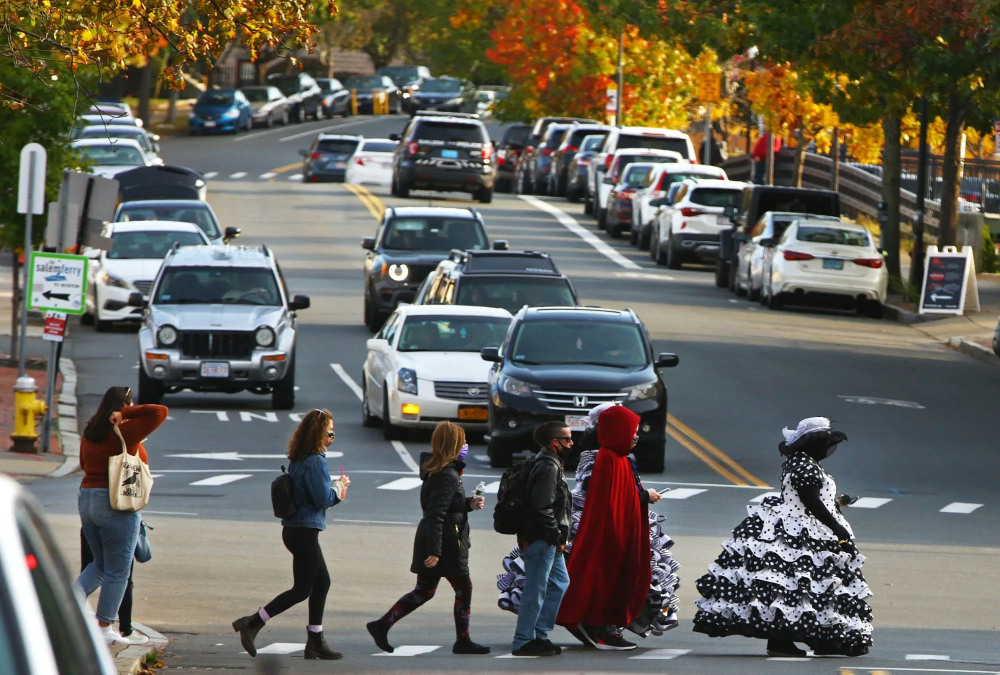
#> input picture images/pedestrian_and_car.jpg, 2000 x 1350 px (shown at 1/2 size)
$ python pedestrian_car_edge_segmentation.py   (older library calls are emulated)
#> lines starting #> are read from the running program, lines starting #| are printed output that depends on the picture; after the words box and inside, x2 and y2 are one past the last pixel; in counts of white or black regions, pixels touching at a corner belong together
"""
Compare Canny's precise-but-gappy edges against a recall-oriented, morphologically-closed
edge map on a street scene with a pedestrian and a car. Which one fits better depends on the
task, not just the industry: forming a closed outline (segmentation/masking) favors recall and
F1, while pinpointing an exact boundary position (lane lines, a tripwire) favors Canny's
localization -- true for both self-driving cars and security cameras.
"""

import os  # standard library module for file/path operations
import cv2  # OpenCV library for computer vision tasks
import numpy as np  # used to stack the comparison images side by side

image_path = os.path.join(os.path.dirname(__file__), "images", "pedestrian_and_car.jpg")
image = cv2.imread(image_path)
#> image is the input picture: shape (1350, 2000, 3); mean B, G, R 91.7, 100.9, 103

if image is None:  # cv2.imread returns None if the file wasn't found or couldn't be read
    raise FileNotFoundError(f"Could not load image at: {image_path}")

gray = cv2.cvtColor(image, cv2.COLOR_BGR2GRAY)
blurred = cv2.GaussianBlur(gray, (5, 5), 1)  # smoothing precedes differentiation to limit noise amplification

# "Security camera" detector: Canny, tuned for sharp, precise localization of each edge pixel
security_edges = cv2.Canny(blurred, 80, 160, L2gradient=True)
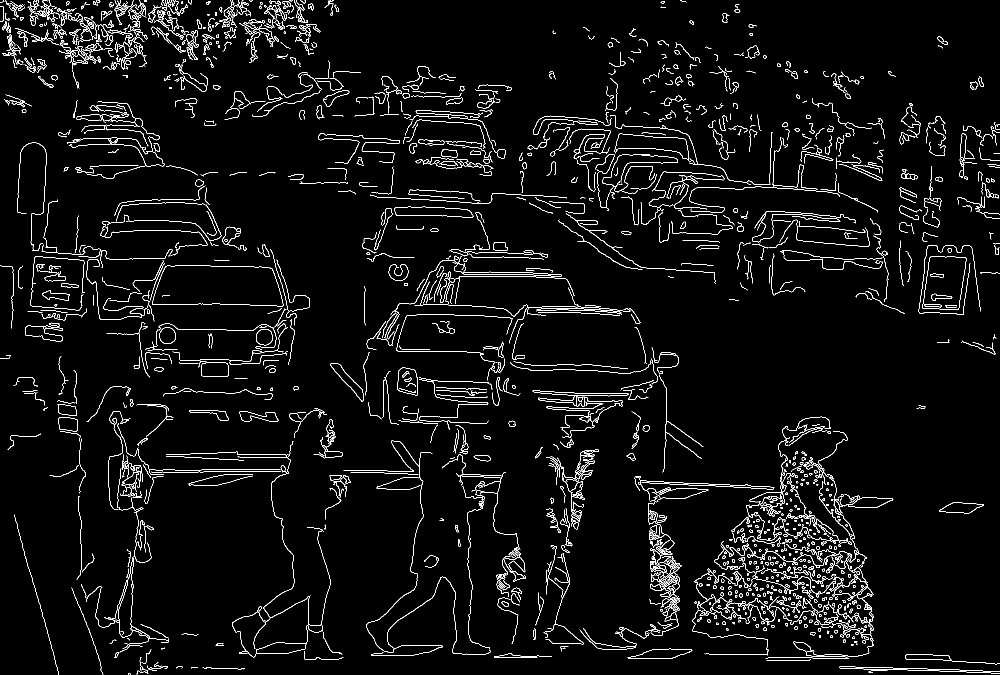
#> security_edges: shape (1350, 2000) (shown at 1/2 size); 3.9% white in thin lines or dots

# "Self-driving" detector: Sobel magnitude thresholded loosely, then morphologically closed so
# small contrast gaps along the pedestrian/car boundary don't leave the loop open
sobel_x = cv2.Sobel(blurred, cv2.CV_64F, 1, 0, ksize=3)
sobel_y = cv2.Sobel(blurred, cv2.CV_64F, 0, 1, ksize=3)
sobel_magnitude = cv2.convertScaleAbs(cv2.magnitude(sobel_x, sobel_y))
_, sobel_binary = cv2.threshold(sobel_magnitude, 40, 255, cv2.THRESH_BINARY)  # low threshold favors recall over precision
#> sobel_binary: shape (1350, 2000); 30.7% white; 2224 white regions (1506 under 20 px), largest, box (x1, y1, x2, y2) and area: (0, 0, 2000, 1350) 686617, (1906, 237, 2000, 514) 11162, (6, 745, 115, 914) 5349
kernel = cv2.getStructuringElement(cv2.MORPH_ELLIPSE, (5, 5))
closed_edges = cv2.morphologyEx(sobel_binary, cv2.MORPH_CLOSE, kernel, iterations=2)  # bridges small gaps into closed loops
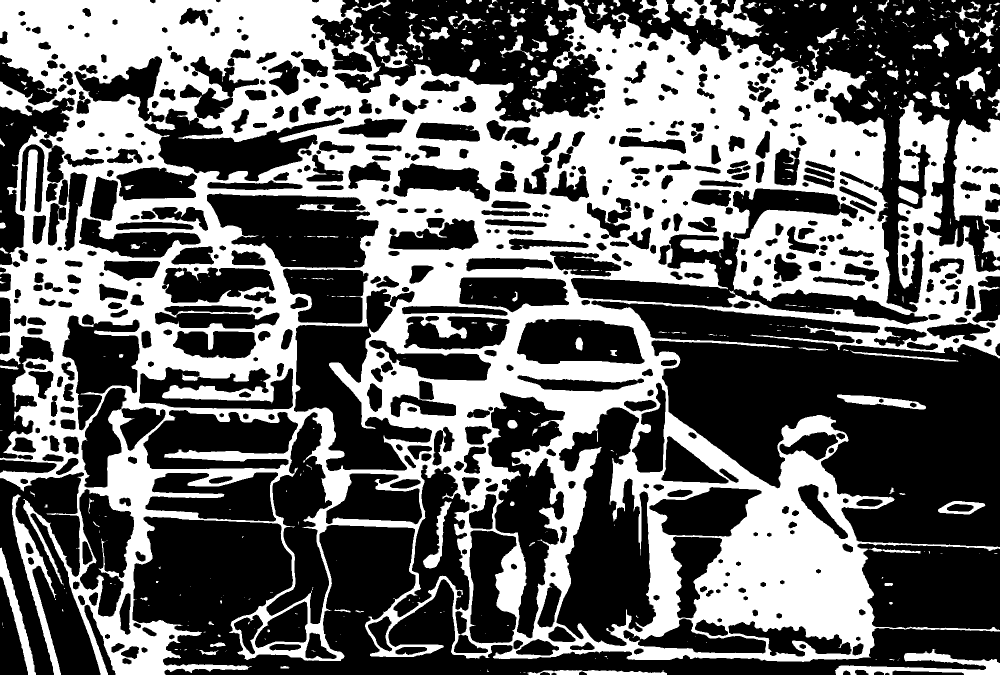
#> closed_edges: shape (1350, 2000) (shown at 1/2 size); 41.1% white; 533 white regions (349 under 20 px)

security_contours, _ = cv2.findContours(security_edges, cv2.RETR_EXTERNAL, cv2.CHAIN_APPROX_SIMPLE)
#> security_contours = 1588 contours, 1129 with area under 20; largest, box (x1, y1, x2, y2) and area: (1844, 513, 1933, 619) 7622, (788, 413, 947, 436) 2474, (795, 735, 836, 791) 1838, (464, 948, 661, 1315) 1799, (402, 725, 457, 754) 1462
driving_contours, _ = cv2.findContours(closed_edges, cv2.RETR_EXTERNAL, cv2.CHAIN_APPROX_SIMPLE)
#> driving_contours = 393 contours, 271 with area under 20; largest, box (x1, y1, x2, y2) and area: (0, 0, 2000, 1350) 1884685, (1906, 237, 2000, 533) 16676, (24, 989, 122, 1350) 6240, (1670, 1298, 2000, 1350) 5428, (1343, 0, 1527, 74) 5344

min_area = 500  # drop tiny contours so noise specks aren't counted as detected objects
security_regions = [c for c in security_contours if cv2.contourArea(c) > min_area]
#> security_regions = 14 contours; largest, box (x1, y1, x2, y2) and area: (1844, 513, 1933, 619) 7622, (788, 413, 947, 436) 2474, (795, 735, 836, 791) 1838, (464, 948, 661, 1315) 1799, (402, 725, 457, 754) 1462
driving_regions = [c for c in driving_contours if cv2.contourArea(c) > min_area]
#> driving_regions = 19 contours; largest, box (x1, y1, x2, y2) and area: (0, 0, 2000, 1350) 1884685, (1906, 237, 2000, 533) 16676, (24, 989, 122, 1350) 6240, (1670, 1298, 2000, 1350) 5428, (1343, 0, 1527, 74) 5344

security_overlay = image.copy()
cv2.drawContours(security_overlay, security_regions, -1, (0, 0, 255), 2)
#> security_overlay: shape (1350, 2000, 3); 0.51% of pixels changed, all inside (x1, y1, x2, y2) = (49, 412, 1934, 1316)

driving_overlay = image.copy()
cv2.drawContours(driving_overlay, driving_regions, -1, (0, 255, 0), 2)
#> driving_overlay: shape (1350, 2000, 3); 3.53% of pixels changed, all inside (x1, y1, x2, y2) = (0, 0, 2000, 1350)


def colorize_edges(edge_mask, color, background):
#> called with color = (0, 0, 255)
    colored = (background * 0.35).astype(np.uint8)  # dim the original photo so the colored edges pop against it
    colored[edge_mask > 0] = color
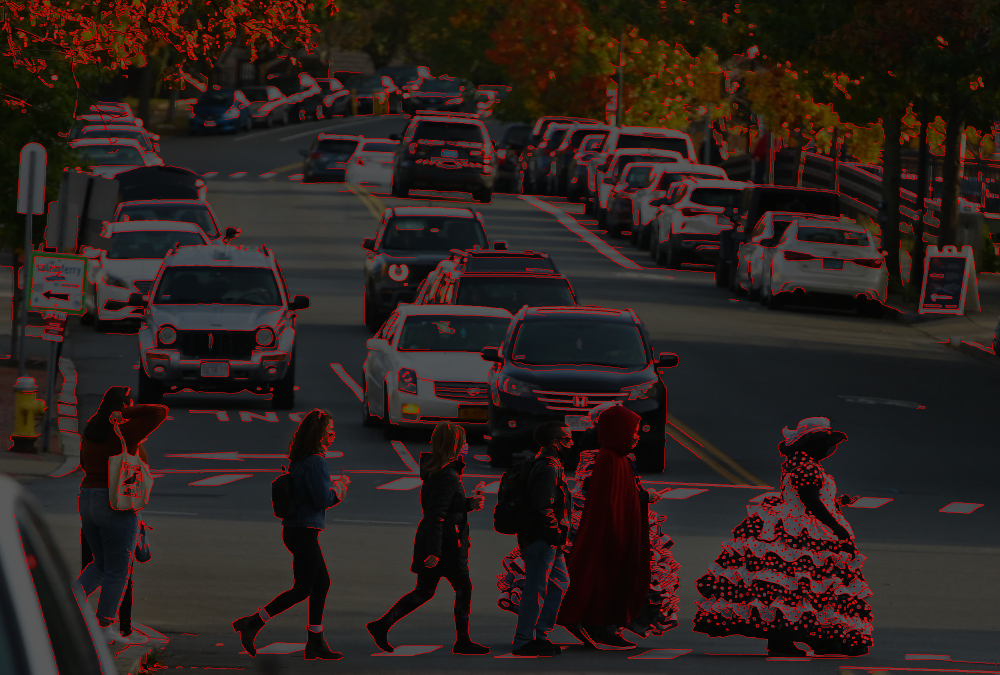
#> colored: shape (1350, 2000, 3) (shown at 1/2 size); mean B, G, R 30.1, 33.2, 43.8
    return colored


security_edges_color = colorize_edges(security_edges, (0, 0, 255), image)  # red, matching the Canny contour color
driving_edges_color = colorize_edges(closed_edges, (0, 255, 0), image)  # green, matching the closed-contour color
#> call 2 of colorize_edges, with color = (0, 255, 0)
#> in colorize_edges (call 2), `colored[edge_mask > 0] = color`:
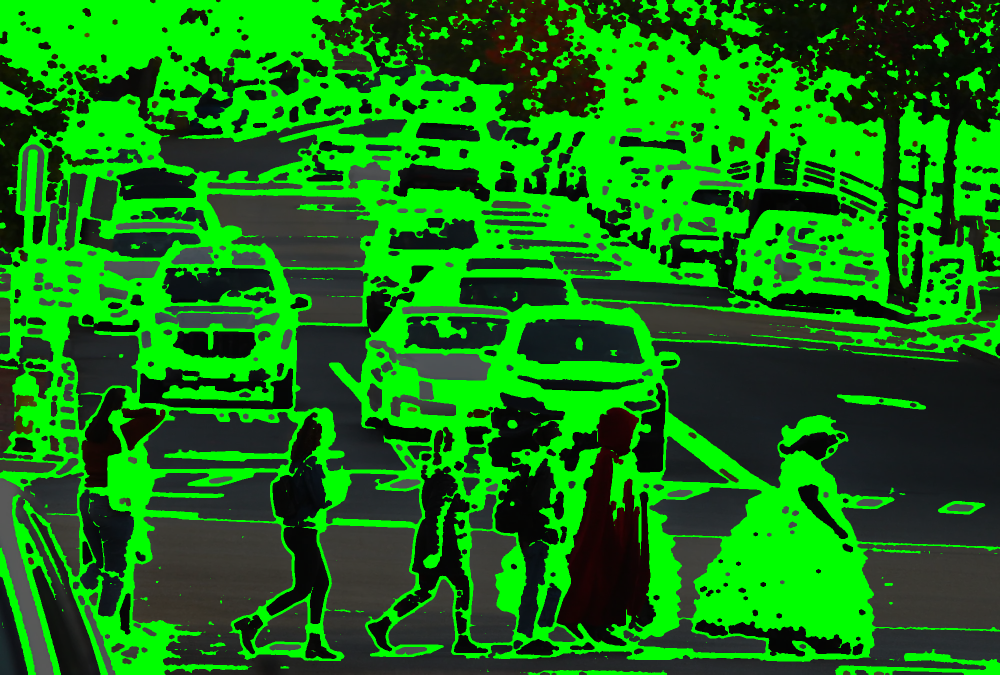
#> colored: shape (1350, 2000, 3) (shown at 1/2 size); mean B, G, R 17.7, 123.8, 18.8

print(f"Canny (precise localization): {len(security_regions)} closed region(s) above {min_area}px area")
#| Canny (precise localization): 14 closed region(s) above 500px area
print(f"Closed Sobel (closed contour): {len(driving_regions)} closed region(s) above {min_area}px area")
#| Closed Sobel (closed contour): 19 closed region(s) above 500px area

def label_panel(panel, text):
    labeled = panel.copy()
    band_height = max(40, labeled.shape[1] // 20)  # scale the label strip to the image's own width so it stays legible
#> band_height = 100
    font_scale = labeled.shape[1] / 1200
#> font_scale = 1.67
    thickness = max(2, labeled.shape[1] // 700)
#> thickness = 2
    cv2.rectangle(labeled, (0, 0), (labeled.shape[1], band_height), (0, 0, 0), cv2.FILLED)
    cv2.putText(labeled, text, (10, int(band_height * 0.7)), cv2.FONT_HERSHEY_SIMPLEX, font_scale, (255, 255, 255), thickness, cv2.LINE_AA)
    return labeled


output_dir = os.path.join(os.path.dirname(__file__), "output_images")
os.makedirs(output_dir, exist_ok=True)

edges_comparison = np.hstack((
    label_panel(security_edges_color, "Canny: precise localization (lane lines, tripwires)"),
    label_panel(driving_edges_color, "Higher recall / contour completeness (vehicles, people, silhouettes)"),
))
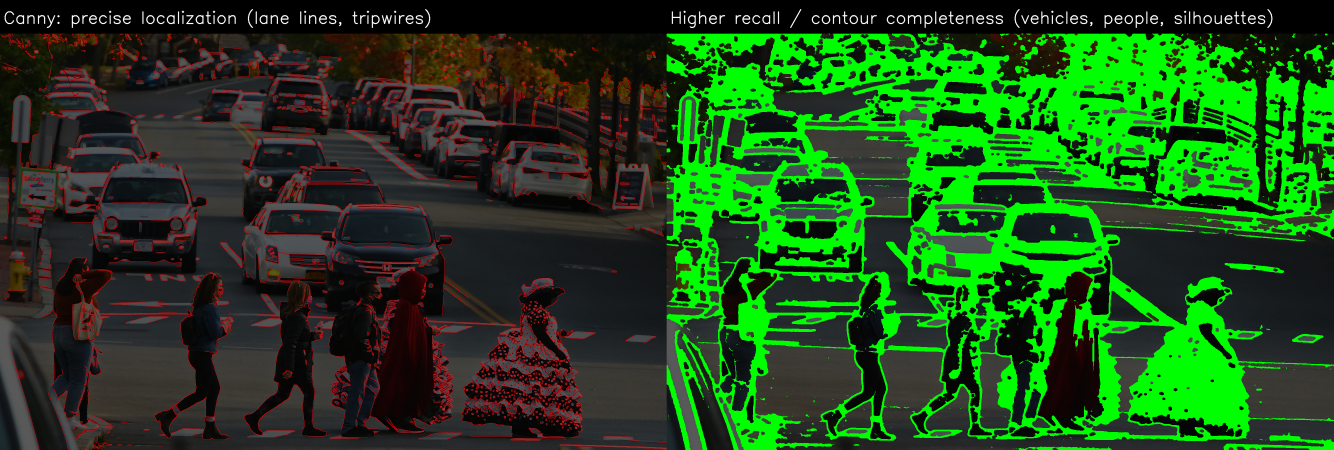
#> edges_comparison: shape (1350, 4000, 3) (shown at 1/3 size); mean B, G, R 24.6, 73.9, 30.3
contours_comparison = np.hstack((
    label_panel(security_overlay, "Canny contours: precise boundary position"),
    label_panel(driving_overlay, "Closed-contour segmentation: complete outline"),
))
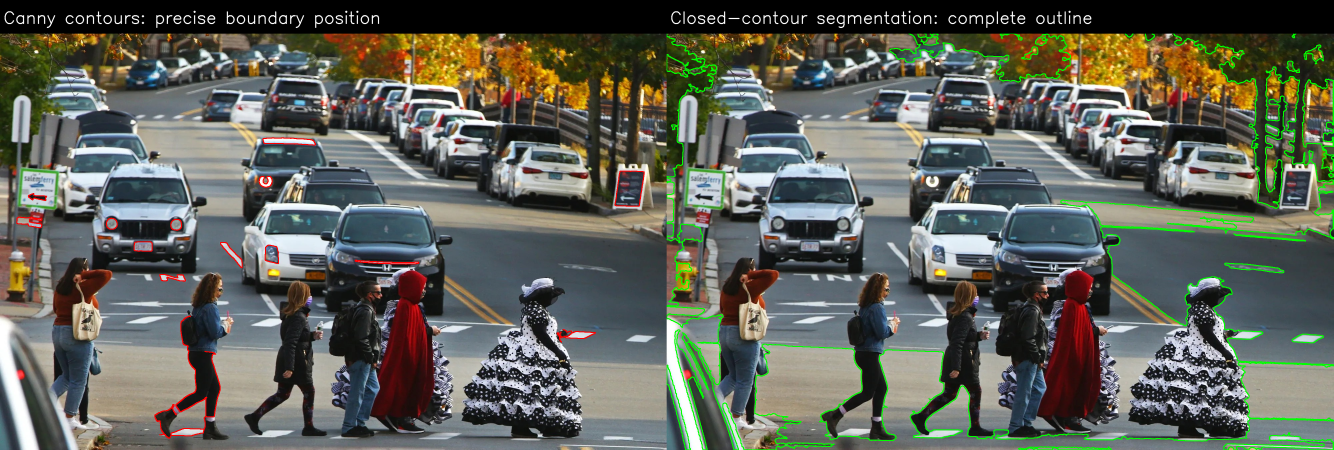
#> contours_comparison: shape (1350, 4000, 3) (shown at 1/3 size); mean B, G, R 89.2, 98.4, 95.5

edges_output_path = os.path.join(output_dir, "pedestrian_car_edge_maps.jpg")
contours_output_path = os.path.join(output_dir, "pedestrian_car_contour_segmentation.jpg")
cv2.imwrite(edges_output_path, edges_comparison)
cv2.imwrite(contours_output_path, contours_comparison)
print(f"Saved edge-map comparison to: {edges_output_path}")
print(f"Saved contour-segmentation comparison to: {contours_output_path}")

edges_window = "Canny: precise localization vs. Closed Sobel: closed contour"
contours_window = "Canny contours: boundary position vs. Closed-contour segmentation: complete outline"

cv2.namedWindow(edges_window, cv2.WINDOW_NORMAL)
cv2.imshow(edges_window, edges_comparison)
cv2.moveWindow(edges_window, 100, 100)

cv2.namedWindow(contours_window, cv2.WINDOW_NORMAL)
cv2.imshow(contours_window, contours_comparison)
cv2.moveWindow(contours_window, 150, 150)

window_names = [edges_window, contours_window]
while any(cv2.getWindowProperty(name, cv2.WND_PROP_VISIBLE) >= 1 for name in window_names):  # keep waiting until both windows are closed
    if cv2.waitKey(50) != -1:  # exit early if a key is pressed while a window has focus
#> (key Esc is pressed here)
        break
cv2.destroyAllWindows()
